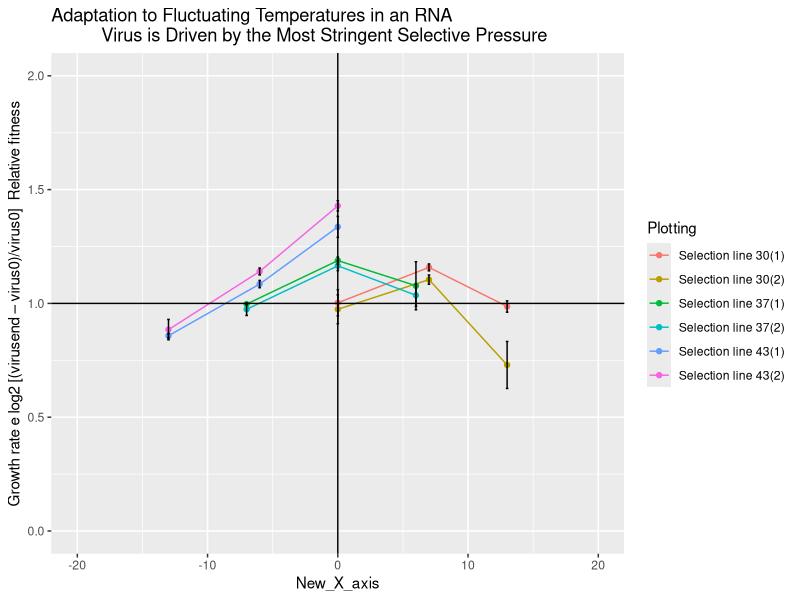

Write the R code that produced this figure. (Note: this script raises an error after producing the figure.)
library(ggplot2)
library(reshape)
library(dplyr)
library(ggpubr)
library(tibble)


df<-read.table(file="../../1_data/1_data_multipoint_assay/Arribas_et_al_2014.txt" ,header= TRUE,sep = " ")


	
df1 <- df%>% slice(2:38)
df1$standard_error = df1$standard_deviation/sqrt(3)


df1$New_X_axis=df1$Assay_temperature-df1$Selection_temperature 
Selection_line <- df1 %>%
  filter(Control_or_selection_line== "Selection line")

Control_line<- df1 %>%
  filter(Control_or_selection_line== "Anc")


df1<- left_join(Selection_line,Control_line, by = c("Selection_temperature","New_X_axis","Replicate","Plotting"), suffix = c(".s", ".c"))%>%
  mutate(Relative_mean =Mean.s /Mean.c) %>%
  mutate(Combined_Standard_error=standard_error.s/Mean.c)%>%
  mutate(Absolute_combined_error=abs(Combined_Standard_error))%>%
  mutate(Combined_CI = Absolute_combined_error*1.96)


a<- ggplot(df1, aes(x=New_X_axis, y=Relative_mean,fill= )) +
  geom_line(aes(group=Plotting, color=Plotting)) +geom_point(aes(group=Plotting, color=Plotting))+
  ggtitle("Adaptation to Fluctuating Temperatures in an RNA
          Virus is Driven by the Most Stringent Selective Pressure") +
  ylab("Growth rate e log2 [(virusend – virus0)/virus0]  Relative fitness")  +
  ylim(0,2)+geom_hline(yintercept=1)+geom_vline(xintercept=0)+xlim(-20, 20)+
  geom_errorbar(aes(ymin=Relative_mean-Combined_CI, ymax=Relative_mean+Combined_CI), width=.2,)
#              position=position_dodge(.9) +geom_point()
print(a)

Sel_temp<-df1$Selection_temperature
New_X_axis<-df1$New_X_axis
Rel_fitness<-df1$Relative_mean
CI<-df1$Confidence_interval.s
Paper_id<-replicate(18,"Arribas")
Replicate<-df1$Replicate
Data_frame_Arribas<-cbind(Paper_id,Sel_temp,New_X_axis,Rel_fitness,CI,Replicate)

namevector <- c("CI")
Data_frame_Arribas[ , namevector] <- NA

write.table(Data_frame_Arribas,file = "../../1_data/1_data_multipoint_assay/Combined_graph_dataframes/Data_frame_Arribas.txt",sep = " ")





#b<- ggplot(df0, aes(x=Assay_temperature, y=Relative_mean,fill= )) +
  #geom_line(aes(group=Control_or_selection_line, color=Control_or_selection_line)) +geom_point(aes(color=Control_or_selection_line))+
  #ggtitle("Adaptation to Fluctuating Temperatures in an RNA Virus is Driven by the Most Stringent Selective Pressure") +
  #ylab("Growth rate e log2 [(virusend – virus0)/virus0]     standard devation") +
  #geom_errorbar(aes(ymin=Mean_sex_not_considered-standard_deviation, ymax=Mean_sex_not_considered+standard_deviation), width=.2)
#              position=position_dodge(.9) +geom_point()

print(b)
